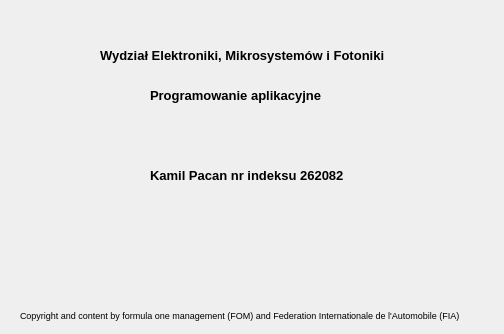
<?xml version="1.0" encoding="UTF-8"?>
<ui version="4.0">
 <class>Autor</class>
 <widget class="QDialog" name="Autor">
  <property name="geometry">
   <rect>
    <x>0</x>
    <y>0</y>
    <width>504</width>
    <height>334</height>
   </rect>
  </property>
  <property name="minimumSize">
   <size>
    <width>504</width>
    <height>334</height>
   </size>
  </property>
  <property name="maximumSize">
   <size>
    <width>504</width>
    <height>334</height>
   </size>
  </property>
  <property name="windowTitle">
   <string>Autor</string>
  </property>
  <property name="windowIcon">
   <iconset resource="Zdjecia.qrc">
    <normaloff>:/new/prefix1/Zdjecia/56x56.png</normaloff>:/new/prefix1/Zdjecia/56x56.png</iconset>
  </property>
  <widget class="QLabel" name="label_3">
   <property name="geometry">
    <rect>
     <x>100</x>
     <y>20</y>
     <width>341</width>
     <height>71</height>
    </rect>
   </property>
   <property name="font">
    <font>
     <pointsize>10</pointsize>
     <weight>75</weight>
     <bold>true</bold>
    </font>
   </property>
   <property name="text">
    <string>Wydział Elektroniki, Mikrosystemów i Fotoniki</string>
   </property>
  </widget>
  <widget class="QLabel" name="label_5">
   <property name="geometry">
    <rect>
     <x>150</x>
     <y>70</y>
     <width>211</width>
     <height>51</height>
    </rect>
   </property>
   <property name="font">
    <font>
     <pointsize>10</pointsize>
     <weight>75</weight>
     <bold>true</bold>
    </font>
   </property>
   <property name="text">
    <string>Programowanie aplikacyjne</string>
   </property>
  </widget>
  <widget class="QLabel" name="label">
   <property name="geometry">
    <rect>
     <x>150</x>
     <y>150</y>
     <width>211</width>
     <height>51</height>
    </rect>
   </property>
   <property name="font">
    <font>
     <pointsize>10</pointsize>
     <weight>75</weight>
     <bold>true</bold>
    </font>
   </property>
   <property name="text">
    <string>Kamil Pacan nr indeksu 262082</string>
   </property>
  </widget>
  <widget class="QLabel" name="label_2">
   <property name="geometry">
    <rect>
     <x>20</x>
     <y>290</y>
     <width>481</width>
     <height>51</height>
    </rect>
   </property>
   <property name="font">
    <font>
     <pointsize>7</pointsize>
    </font>
   </property>
   <property name="text">
    <string>Copyright and content by formula one management (FOM) and Federation Internationale de l'Automobile (FIA)</string>
   </property>
  </widget>
 </widget>
 <resources>
  <include location="Zdjecia.qrc"/>
  <include location="Zdjecia.qrc"/>
 </resources>
 <connections/>
</ui>
